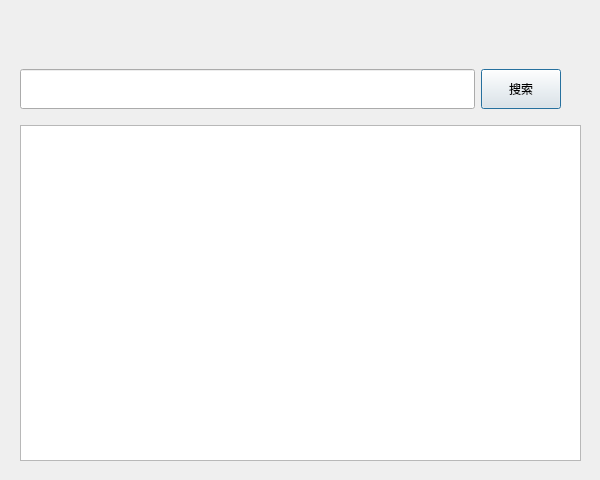
<?xml version="1.0" encoding="UTF-8"?>
<ui version="4.0">
 <class>pull_apk_dialog</class>
 <widget class="QDialog" name="pull_apk_dialog">
  <property name="geometry">
   <rect>
    <x>0</x>
    <y>0</y>
    <width>600</width>
    <height>480</height>
   </rect>
  </property>
  <property name="windowTitle">
   <string>Dialog</string>
  </property>
  <widget class="QWidget" name="verticalLayoutWidget_2">
   <property name="geometry">
    <rect>
     <x>0</x>
     <y>0</y>
     <width>601</width>
     <height>481</height>
    </rect>
   </property>
   <layout class="QVBoxLayout" name="verticalLayout_2" stretch="3,3,18">
    <item>
     <layout class="QHBoxLayout" name="pull_apk_dialog_title_bar"/>
    </item>
    <item>
     <layout class="QHBoxLayout" name="horizontalLayout" stretch="4,0">
      <property name="leftMargin">
       <number>0</number>
      </property>
      <property name="topMargin">
       <number>0</number>
      </property>
      <property name="rightMargin">
       <number>0</number>
      </property>
      <property name="bottomMargin">
       <number>0</number>
      </property>
      <item>
       <layout class="QHBoxLayout" name="horizontalLayout_2" stretch="1,0">
        <property name="leftMargin">
         <number>20</number>
        </property>
        <property name="topMargin">
         <number>10</number>
        </property>
        <property name="bottomMargin">
         <number>10</number>
        </property>
        <item>
         <widget class="QLineEdit" name="package_searcher_edt">
          <property name="sizePolicy">
           <sizepolicy hsizetype="Preferred" vsizetype="Preferred">
            <horstretch>0</horstretch>
            <verstretch>0</verstretch>
           </sizepolicy>
          </property>
         </widget>
        </item>
        <item>
         <widget class="QPushButton" name="package_searcher_btn">
          <property name="sizePolicy">
           <sizepolicy hsizetype="Preferred" vsizetype="Preferred">
            <horstretch>0</horstretch>
            <verstretch>0</verstretch>
           </sizepolicy>
          </property>
          <property name="text">
           <string>搜索</string>
          </property>
         </widget>
        </item>
       </layout>
      </item>
      <item>
       <spacer name="horizontalSpacer_4">
        <property name="orientation">
         <enum>Qt::Horizontal</enum>
        </property>
        <property name="sizeHint" stdset="0">
         <size>
          <width>40</width>
          <height>20</height>
         </size>
        </property>
       </spacer>
      </item>
     </layout>
    </item>
    <item>
     <layout class="QVBoxLayout" name="verticalLayout" stretch="0">
      <property name="leftMargin">
       <number>20</number>
      </property>
      <property name="topMargin">
       <number>0</number>
      </property>
      <property name="rightMargin">
       <number>20</number>
      </property>
      <property name="bottomMargin">
       <number>20</number>
      </property>
      <item>
       <widget class="QListWidget" name="apk_list">
        <property name="sizePolicy">
         <sizepolicy hsizetype="Preferred" vsizetype="Preferred">
          <horstretch>0</horstretch>
          <verstretch>0</verstretch>
         </sizepolicy>
        </property>
       </widget>
      </item>
     </layout>
    </item>
   </layout>
  </widget>
 </widget>
 <resources/>
 <connections/>
</ui>
